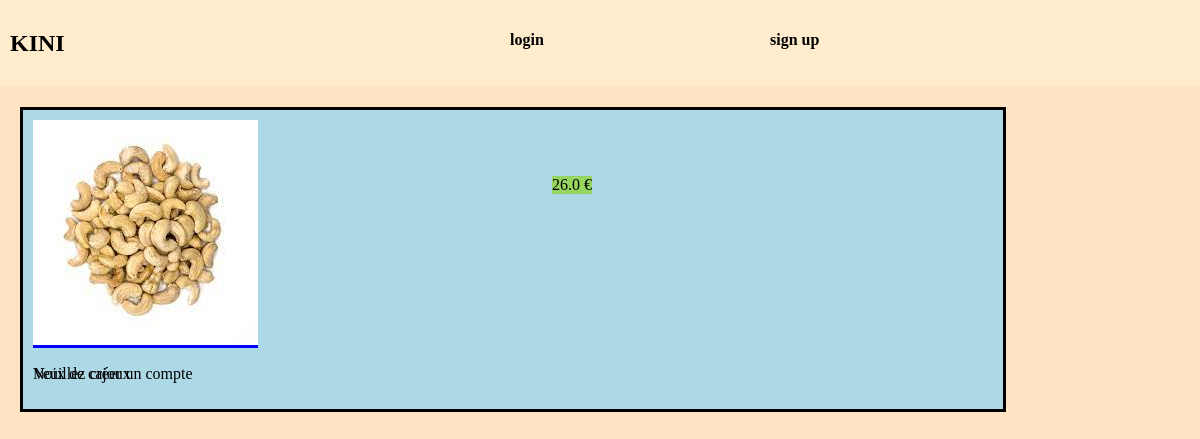
The page /product/noix-de-cajoux/ on the database as committed earlier.
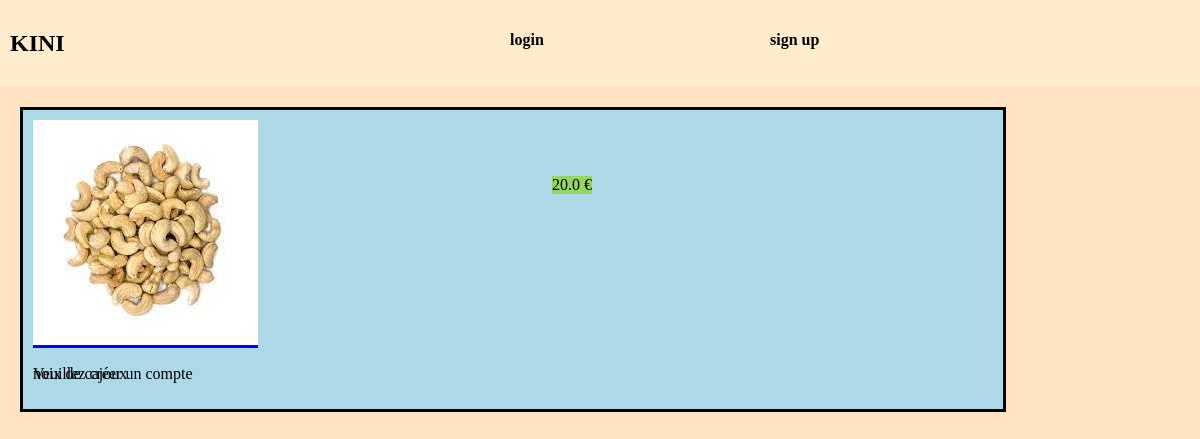
The same page on the database as committed later.
### shop/models.py (models this page shows, shortened)
class Product(models.Model):
    name = models.CharField(max_length=200)
    slug = models.SlugField(max_length=128)
    price = models.FloatField(default=0.0)
    description = models.TextField(default="description")
    quantity = models.PositiveIntegerField(default=0)
    category = models.ForeignKey(
        Category, related_name='categorie', on_delete=models.CASCADE)
    image = models.ImageField(
        upload_to='products/', blank=True, null=True)
    date_added = models.DateTimeField(auto_now=True)
    class Meta:
        ordering = ['-date_added']

### shop/views.py (the view)
class ProductDetailView(DetailView):
    model = Product
    template_name = 'detail.html'
    context_object_name = 'shop_products'
    slug_field = 'slug'
    slug_url_kwarg = 'product_slug'

### shop/templates/detail.html (shortened to what this page needs)
{% extends 'base.html' %}
{% block content %}
<div class="detail">
    <div class="detail_div_img">
        <img style="max-width: 250px;" src="{{ shop_products.image.url }}" alt="{{shop_products.name}}">
    </div>
    <p class="detail_title">{{shop_products.name}}</p>
    <p class="detail_price">{{shop_products.price}} €</p>
    {% if user.is_authenticated %}
    <a class='add_to_cart' href=" {% url 'add-to-cart' shop_products.slug %}">
        <button>add to cart</button>
        </a>
</div>
{% else %}
<div>
    <p>Veuillez créer un compte</p>
</div>
{% endif %}
</div>
{% endblock content %}

### templates/base.html (shortened to what this page needs)
<!DOCTYPE html>
{% load static %}
<html lang="en">
<head>
    <link rel="stylesheet" href="{% static '/css/style.css' %}">
</head>
<body>
    <header>
        <nav class="navbar">
            <ul class="navbar_ul">
                <li class="navbar_item un">
                    <a href="{% url 'shop' %}">
                        <h1>KINI</h1>
                    </a>
                </li>
                {% if user.is_authenticated %}
                <li class="navbar_item deux">
                    <h4>{{user.username}}</h4>
                </li>
                <li class="navbar_item trois">
                    <a href="{% url 'logout' %}">
                        <h4>logout</h4>
                    </a>
                </li>
                {% else %}
                <li class="navbar_item quatres">
                    <a href="{% url 'login' %}">
                        <h4>login</h4>
                    </a>
                </li>
                <li class="navbar_item ">
                    <a href="{% url 'signup' %}">
                        <h4>sign up</h4>
                    </a>
                </li>
                {% endif %}
            </ul>
        </nav>
    </header>
    <main>
        {% block content %}
        {% endblock content %}
    </main>
</body>
</html>

### static/css/style.css (style rules this page uses)
body { margin: 0; background: bisque; }
.navbar { background-color: #ffeccd; }
.navbar_ul { padding: 0; margin: 0; display: flex; }
.navbar_item { margin: 10px; }
a { text-decoration: none; color: black; }
li { list-style-type: none; }
.un { flex-basis: 40%; }
.quatres { flex-basis: 20%; }
.detail { width: 80%; height: 80%; border: solid; padding: 10px; margin: 20px; background-color: lightblue; }
.detail_div_img { width: 250px; display: inline; background-color: blue; }
.detail_title, .detail_price, .detail_description, .add_to_cart { position: absolute; }
.detail_price { background-color: rgb(149, 213, 96); left: 46%; top: 20%; }

Rows that differ between the two databases and show on the page:
no longer on this page (row edited): Product: image (picture), name "Noix de cajoux", price "26.0"
added Product: image (picture), name "noix de cajoux", price "20.0"
